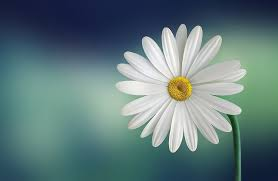
#> input picture images.jpeg, 278 x 181 px
$ python -i blur.py   (imports and definitions only)
#> lines starting #> are read from the running program, lines starting #| are printed output that depends on the picture
import cv2
import matplotlib.pyplot as plt

def engin_blur(img):
    # Memuat citra
#> called with img = '../images.jpeg'
    image = cv2.imread(img)
#> image is the input picture: shape (181, 278, 3); mean B, G, R 123.9, 122.5, 97.4

    # Pengaburan dengan Gaussian Blur
    blurred_image = cv2.GaussianBlur(image, (15, 15), 0)
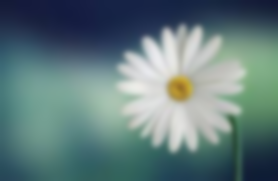
#> blurred_image: shape (181, 278, 3); mean B, G, R 123.9, 122.5, 97.4

    # Menampilkan citra asli dan hasil pengaburan
    plt.figure(figsize=(10, 5))
    plt.subplot(1, 2, 1)
    plt.imshow(cv2.cvtColor(image, cv2.COLOR_BGR2RGB))
    plt.title('Citra Asli')
    plt.axis('off')

    plt.subplot(1, 2, 2)
    plt.imshow(cv2.cvtColor(blurred_image, cv2.COLOR_BGR2RGB))
    plt.title('Pengaburan Gambar')
    plt.axis('off')

    plt.show()
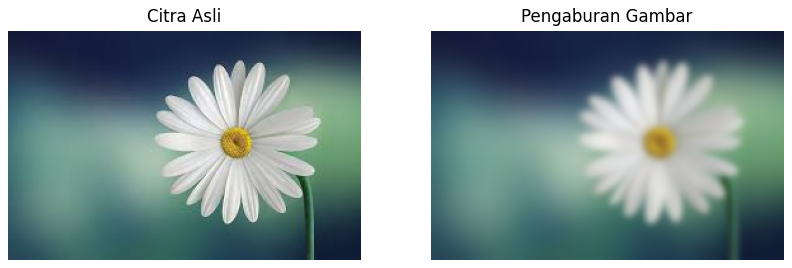
#> figure drawn by matplotlib, 2 panels

>>> result = engin_blur('../images.jpeg')

$ run again, on Freya.jpeg
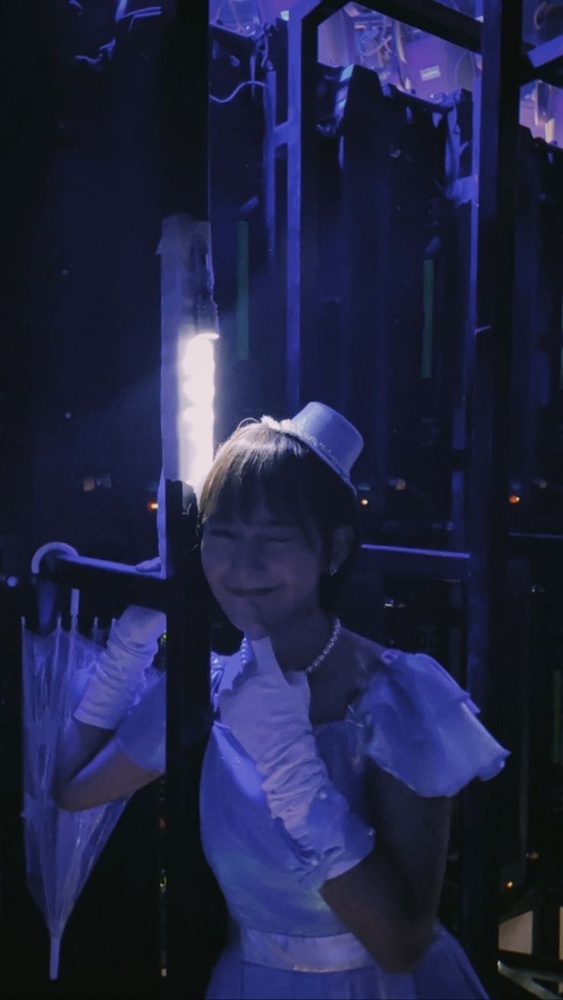
#> input picture Freya.jpeg, 563 x 1000 px, shrunk from 736 x 1308 before the run
#> in engin_blur, image is the input picture: shape (1000, 563, 3); mean B, G, R 67.9, 35.9, 32.7
#> in engin_blur, `plt.show()`:
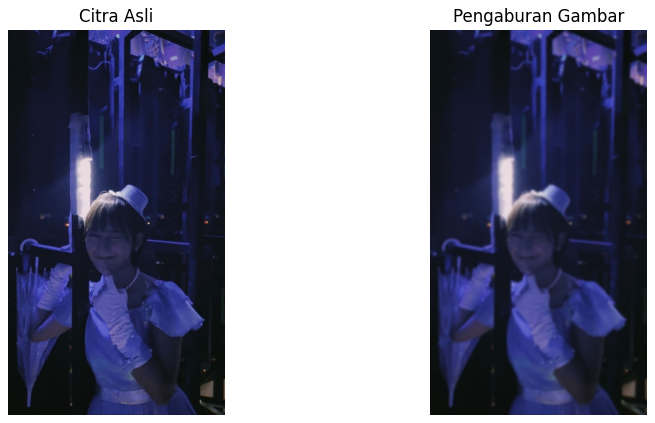
#> figure drawn by matplotlib, 2 panels
